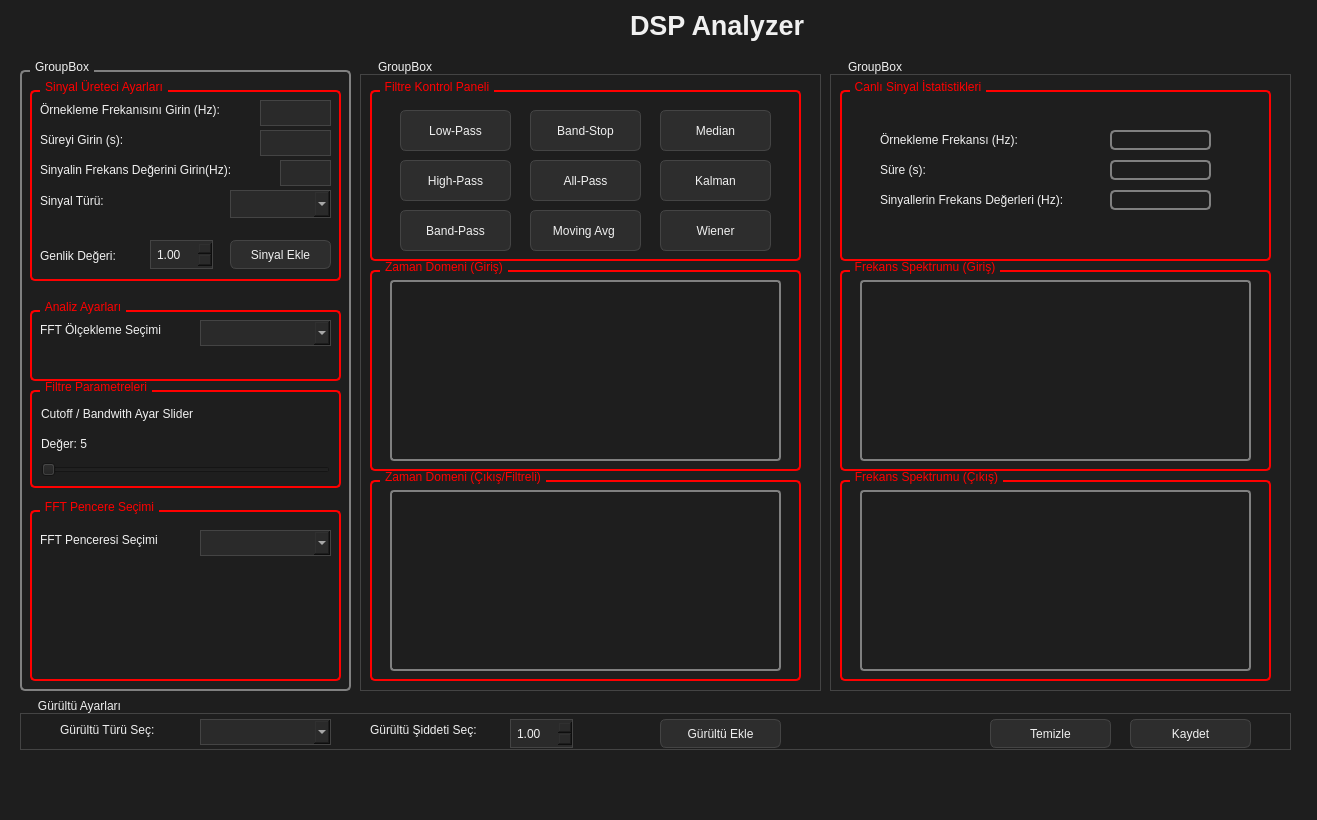
<?xml version="1.0" encoding="UTF-8"?>
<ui version="4.0">
 <class>MainWindow</class>
 <widget class="QMainWindow" name="MainWindow">
  <property name="geometry">
   <rect>
    <x>0</x>
    <y>0</y>
    <width>1317</width>
    <height>820</height>
   </rect>
  </property>
  <property name="windowTitle">
   <string>MainWindow</string>
  </property>
  <property name="styleSheet">
   <string notr="true">/* Global dark canvas for Designer + runtime */
QWidget {
    background-color: #1e1e1e;
    color: #f0f0f0;
}

/* Inputs */
QLineEdit, QTextEdit, QPlainTextEdit, QSpinBox, QDoubleSpinBox, QComboBox {
    background-color: #2a2a2a;
    color: #f0f0f0;
    border: 1px solid #444;
    padding: 4px;
    selection-background-color: #3a3a3a;
}

/* Buttons */
QPushButton {
    background-color: #2d2d2d;
    border: 1px solid #444;
    padding: 6px 12px;
    border-radius: 6px;
}
QPushButton:hover { background-color: #353535; }
QPushButton:pressed { background-color: #2a2a2a; }

/* GroupBox */
QGroupBox {
    border: 1px solid #444;
    margin-top: 14px;
}
QGroupBox::title {
    subcontrol-origin: margin;
    left: 10px;
    padding: 0 6px;
}

/* Labels */
QLabel { color: #f0f0f0; }
</string>
  </property>
  <widget class="QWidget" name="centralwidget">
   <widget class="QLabel" name="lblTitle">
    <property name="geometry">
     <rect>
      <x>630</x>
      <y>0</y>
      <width>211</width>
      <height>51</height>
     </rect>
    </property>
    <property name="font">
     <font>
      <pointsize>20</pointsize>
      <bold>true</bold>
     </font>
    </property>
    <property name="text">
     <string>DSP Analyzer</string>
    </property>
   </widget>
   <widget class="QWidget" name="verticalLayoutWidget">
    <property name="geometry">
     <rect>
      <x>20</x>
      <y>60</y>
      <width>331</width>
      <height>631</height>
     </rect>
    </property>
    <layout class="QVBoxLayout" name="verticalLayout">
     <item>
      <widget class="QGroupBox" name="groupBox">
       <property name="styleSheet">
        <string notr="true">QGroupBox {
    border: 2px solid gray;
    border-radius: 5px;
    margin-top: 10px;
}

QGroupBox::title {
    subcontrol-origin: margin;
    left: 10px;
    padding: 0 3px;
}
</string>
       </property>
       <property name="title">
        <string>GroupBox</string>
       </property>
       <widget class="QGroupBox" name="groupBox_2">
        <property name="geometry">
         <rect>
          <x>10</x>
          <y>20</y>
          <width>311</width>
          <height>201</height>
         </rect>
        </property>
        <property name="styleSheet">
         <string notr="true">QGroupBox {
    border: 2px solid gray;
    border-radius: 5px;
    margin-top: 10px;
	color:red;
	border-color:red;
}

QGroupBox::title {
    subcontrol-origin: margin;
    left: 10px;
    padding: 0 3px;
	color:red;

}
</string>
        </property>
        <property name="title">
         <string>Sinyal Üreteci Ayarları</string>
        </property>
        <widget class="QLabel" name="lblSampleRate">
         <property name="geometry">
          <rect>
           <x>10</x>
           <y>20</y>
           <width>221</width>
           <height>20</height>
          </rect>
         </property>
         <property name="text">
          <string>Örnekleme Frekanısını Girin (Hz):</string>
         </property>
        </widget>
        <widget class="QLineEdit" name="txtSampleRate">
         <property name="geometry">
          <rect>
           <x>230</x>
           <y>20</y>
           <width>71</width>
           <height>26</height>
          </rect>
         </property>
        </widget>
        <widget class="QLabel" name="lblDuration">
         <property name="geometry">
          <rect>
           <x>10</x>
           <y>50</y>
           <width>221</width>
           <height>20</height>
          </rect>
         </property>
         <property name="text">
          <string>Süreyi Girin (s):</string>
         </property>
        </widget>
        <widget class="QLineEdit" name="txtDuration">
         <property name="geometry">
          <rect>
           <x>230</x>
           <y>50</y>
           <width>71</width>
           <height>26</height>
          </rect>
         </property>
        </widget>
        <widget class="QLabel" name="lblSignalFreq">
         <property name="geometry">
          <rect>
           <x>10</x>
           <y>80</y>
           <width>231</width>
           <height>20</height>
          </rect>
         </property>
         <property name="text">
          <string>Sinyalin Frekans Değerini Girin(Hz):</string>
         </property>
        </widget>
        <widget class="QLineEdit" name="txtSignalFreq">
         <property name="geometry">
          <rect>
           <x>250</x>
           <y>80</y>
           <width>51</width>
           <height>26</height>
          </rect>
         </property>
        </widget>
        <widget class="QPushButton" name="btnAddSignal">
         <property name="geometry">
          <rect>
           <x>200</x>
           <y>160</y>
           <width>101</width>
           <height>29</height>
          </rect>
         </property>
         <property name="text">
          <string>Sinyal Ekle</string>
         </property>
        </widget>
        <widget class="QComboBox" name="cmbSignalType">
         <property name="geometry">
          <rect>
           <x>200</x>
           <y>110</y>
           <width>101</width>
           <height>28</height>
          </rect>
         </property>
        </widget>
        <widget class="QDoubleSpinBox" name="dsbSignalAmplitude">
         <property name="geometry">
          <rect>
           <x>120</x>
           <y>160</y>
           <width>63</width>
           <height>29</height>
          </rect>
         </property>
         <property name="value">
          <double>1.000000000000000</double>
         </property>
        </widget>
        <widget class="QLabel" name="lblSignalType">
         <property name="geometry">
          <rect>
           <x>10</x>
           <y>110</y>
           <width>81</width>
           <height>21</height>
          </rect>
         </property>
         <property name="text">
          <string>Sinyal Türü:</string>
         </property>
        </widget>
        <widget class="QLabel" name="lblSignalType_2">
         <property name="geometry">
          <rect>
           <x>10</x>
           <y>160</y>
           <width>101</width>
           <height>31</height>
          </rect>
         </property>
         <property name="text">
          <string>Genlik Değeri:</string>
         </property>
        </widget>
       </widget>
       <widget class="QGroupBox" name="groupBox_3">
        <property name="geometry">
         <rect>
          <x>10</x>
          <y>240</y>
          <width>311</width>
          <height>81</height>
         </rect>
        </property>
        <property name="styleSheet">
         <string notr="true">QGroupBox {
    border: 2px solid gray;
    border-radius: 5px;
    margin-top: 10px;
	color:red;
	border-color:red;
}

QGroupBox::title {
    subcontrol-origin: margin;
    left: 10px;
    padding: 0 3px;
	color:red;

}
</string>
        </property>
        <property name="title">
         <string>Analiz Ayarları</string>
        </property>
        <widget class="QLabel" name="lblFFTScale">
         <property name="geometry">
          <rect>
           <x>10</x>
           <y>20</y>
           <width>181</width>
           <height>20</height>
          </rect>
         </property>
         <property name="text">
          <string>FFT Ölçekleme Seçimi</string>
         </property>
        </widget>
        <widget class="QComboBox" name="cmbFFTScale">
         <property name="geometry">
          <rect>
           <x>170</x>
           <y>20</y>
           <width>131</width>
           <height>26</height>
          </rect>
         </property>
        </widget>
       </widget>
       <widget class="QGroupBox" name="groupBox_4">
        <property name="geometry">
         <rect>
          <x>10</x>
          <y>320</y>
          <width>311</width>
          <height>108</height>
         </rect>
        </property>
        <property name="styleSheet">
         <string notr="true">QGroupBox {
    border: 2px solid gray;
    border-radius: 5px;
    margin-top: 10px;
	color:red;
	border-color:red;
}

QGroupBox::title {
    subcontrol-origin: margin;
    left: 10px;
    padding: 0 3px;
	color:red;

}
</string>
        </property>
        <property name="title">
         <string>Filtre Parametreleri</string>
        </property>
        <layout class="QVBoxLayout" name="verticalLayout_4">
         <item>
          <widget class="QLabel" name="lblCutoffBwSlider">
           <property name="text">
            <string>Cutoff / Bandwith Ayar Slider</string>
           </property>
          </widget>
         </item>
         <item>
          <widget class="QLabel" name="lblSliderValue">
           <property name="text">
            <string>Değer: 5</string>
           </property>
          </widget>
         </item>
         <item>
          <widget class="QSlider" name="sliderFilterParam">
           <property name="orientation">
            <enum>Qt::Orientation::Horizontal</enum>
           </property>
          </widget>
         </item>
        </layout>
       </widget>
       <widget class="QGroupBox" name="groupBox_5">
        <property name="geometry">
         <rect>
          <x>10</x>
          <y>440</y>
          <width>311</width>
          <height>181</height>
         </rect>
        </property>
        <property name="styleSheet">
         <string notr="true">QGroupBox {
    border: 2px solid gray;
    border-radius: 5px;
    margin-top: 10px;
	color:red;
	border-color:red;
}

QGroupBox::title {
    subcontrol-origin: margin;
    left: 10px;
    padding: 0 3px;
	color:red;

}
</string>
        </property>
        <property name="title">
         <string>FFT Pencere Seçimi</string>
        </property>
        <widget class="QLabel" name="lblWindowType">
         <property name="geometry">
          <rect>
           <x>10</x>
           <y>30</y>
           <width>171</width>
           <height>20</height>
          </rect>
         </property>
         <property name="text">
          <string>FFT Penceresi Seçimi</string>
         </property>
        </widget>
        <widget class="QComboBox" name="cmbWindowType">
         <property name="geometry">
          <rect>
           <x>170</x>
           <y>30</y>
           <width>131</width>
           <height>26</height>
          </rect>
         </property>
        </widget>
       </widget>
      </widget>
     </item>
    </layout>
   </widget>
   <widget class="QWidget" name="verticalLayoutWidget_2">
    <property name="geometry">
     <rect>
      <x>360</x>
      <y>60</y>
      <width>461</width>
      <height>631</height>
     </rect>
    </property>
    <layout class="QVBoxLayout" name="verticalLayout_2">
     <item>
      <widget class="QGroupBox" name="groupBox_6">
       <property name="title">
        <string>GroupBox</string>
       </property>
       <widget class="QGroupBox" name="groupBox_7">
        <property name="geometry">
         <rect>
          <x>10</x>
          <y>20</y>
          <width>431</width>
          <height>181</height>
         </rect>
        </property>
        <property name="styleSheet">
         <string notr="true">QGroupBox {
    border: 2px solid gray;
    border-radius: 5px;
    margin-top: 10px;
	color:red;
	border-color:red;
}

QGroupBox::title {
    subcontrol-origin: margin;
    left: 10px;
    padding: 0 3px;
	color:red;

}
</string>
        </property>
        <property name="title">
         <string>Filtre Kontrol Paneli</string>
        </property>
        <widget class="QPushButton" name="btnLowPass">
         <property name="geometry">
          <rect>
           <x>30</x>
           <y>30</y>
           <width>111</width>
           <height>41</height>
          </rect>
         </property>
         <property name="text">
          <string>Low-Pass</string>
         </property>
        </widget>
        <widget class="QPushButton" name="btnHighPass">
         <property name="geometry">
          <rect>
           <x>30</x>
           <y>80</y>
           <width>111</width>
           <height>41</height>
          </rect>
         </property>
         <property name="text">
          <string>High-Pass</string>
         </property>
        </widget>
        <widget class="QPushButton" name="btnBandPass">
         <property name="geometry">
          <rect>
           <x>30</x>
           <y>130</y>
           <width>111</width>
           <height>41</height>
          </rect>
         </property>
         <property name="text">
          <string>Band-Pass</string>
         </property>
        </widget>
        <widget class="QPushButton" name="btnMovingAvg">
         <property name="geometry">
          <rect>
           <x>160</x>
           <y>130</y>
           <width>111</width>
           <height>41</height>
          </rect>
         </property>
         <property name="text">
          <string>Moving Avg </string>
         </property>
        </widget>
        <widget class="QPushButton" name="btnBandStop">
         <property name="geometry">
          <rect>
           <x>160</x>
           <y>30</y>
           <width>111</width>
           <height>41</height>
          </rect>
         </property>
         <property name="text">
          <string>Band-Stop</string>
         </property>
        </widget>
        <widget class="QPushButton" name="btnAllPass">
         <property name="geometry">
          <rect>
           <x>160</x>
           <y>80</y>
           <width>111</width>
           <height>41</height>
          </rect>
         </property>
         <property name="text">
          <string>All-Pass</string>
         </property>
        </widget>
        <widget class="QPushButton" name="btnWiener">
         <property name="geometry">
          <rect>
           <x>290</x>
           <y>130</y>
           <width>111</width>
           <height>41</height>
          </rect>
         </property>
         <property name="text">
          <string>Wiener</string>
         </property>
        </widget>
        <widget class="QPushButton" name="btnKalman">
         <property name="geometry">
          <rect>
           <x>290</x>
           <y>80</y>
           <width>111</width>
           <height>41</height>
          </rect>
         </property>
         <property name="text">
          <string>Kalman</string>
         </property>
        </widget>
        <widget class="QPushButton" name="btnMedian">
         <property name="geometry">
          <rect>
           <x>290</x>
           <y>30</y>
           <width>111</width>
           <height>41</height>
          </rect>
         </property>
         <property name="text">
          <string>Median</string>
         </property>
        </widget>
       </widget>
       <widget class="QGroupBox" name="groupBox_8">
        <property name="geometry">
         <rect>
          <x>10</x>
          <y>200</y>
          <width>431</width>
          <height>211</height>
         </rect>
        </property>
        <property name="styleSheet">
         <string notr="true">QGroupBox {
    border: 2px solid gray;
    border-radius: 5px;
    margin-top: 10px;
	color:red;
	border-color:red;
}

QGroupBox::title {
    subcontrol-origin: margin;
    left: 10px;
    padding: 0 3px;
	color:red;

}
</string>
        </property>
        <property name="title">
         <string>Zaman Domeni (Giriş)</string>
        </property>
        <widget class="QCustomPlot" name="customPlotTimeOriginal" native="true">
         <property name="geometry">
          <rect>
           <x>20</x>
           <y>20</y>
           <width>391</width>
           <height>181</height>
          </rect>
         </property>
         <property name="styleSheet">
          <string notr="true">border: 2px solid gray;
border-radius: 4px;
</string>
         </property>
        </widget>
       </widget>
       <widget class="QGroupBox" name="groupBox_9">
        <property name="geometry">
         <rect>
          <x>10</x>
          <y>410</y>
          <width>431</width>
          <height>211</height>
         </rect>
        </property>
        <property name="styleSheet">
         <string notr="true">QGroupBox {
    border: 2px solid gray;
    border-radius: 5px;
    margin-top: 10px;
	color:red;
	border-color:red;
}

QGroupBox::title {
    subcontrol-origin: margin;
    left: 10px;
    padding: 0 3px;
	color:red;

}
</string>
        </property>
        <property name="title">
         <string>Zaman Domeni (Çıkış/Filtreli)</string>
        </property>
        <widget class="QCustomPlot" name="customPlotTimeFiltered" native="true">
         <property name="geometry">
          <rect>
           <x>20</x>
           <y>20</y>
           <width>391</width>
           <height>181</height>
          </rect>
         </property>
         <property name="styleSheet">
          <string notr="true">border: 2px solid gray;
border-radius: 4px;
</string>
         </property>
        </widget>
       </widget>
      </widget>
     </item>
    </layout>
   </widget>
   <widget class="QWidget" name="horizontalLayoutWidget">
    <property name="geometry">
     <rect>
      <x>20</x>
      <y>699</y>
      <width>1271</width>
      <height>51</height>
     </rect>
    </property>
    <layout class="QHBoxLayout" name="horizontalLayout_2">
     <item>
      <widget class="QGroupBox" name="groupBox_14">
       <property name="title">
        <string>Gürültü Ayarları</string>
       </property>
       <widget class="QPushButton" name="btnAddNoise">
        <property name="geometry">
         <rect>
          <x>640</x>
          <y>20</y>
          <width>121</width>
          <height>29</height>
         </rect>
        </property>
        <property name="text">
         <string>Gürültü Ekle</string>
        </property>
       </widget>
       <widget class="QPushButton" name="btnSave">
        <property name="geometry">
         <rect>
          <x>1110</x>
          <y>20</y>
          <width>121</width>
          <height>29</height>
         </rect>
        </property>
        <property name="text">
         <string>Kaydet</string>
        </property>
       </widget>
       <widget class="QComboBox" name="cmbNoiseType">
        <property name="geometry">
         <rect>
          <x>180</x>
          <y>20</y>
          <width>131</width>
          <height>26</height>
         </rect>
        </property>
       </widget>
       <widget class="QLabel" name="lblNoiseType">
        <property name="geometry">
         <rect>
          <x>40</x>
          <y>20</y>
          <width>131</width>
          <height>21</height>
         </rect>
        </property>
        <property name="text">
         <string>Gürültü Türü Seç:</string>
        </property>
       </widget>
       <widget class="QLabel" name="lblNoiseAmplitude">
        <property name="geometry">
         <rect>
          <x>350</x>
          <y>20</y>
          <width>131</width>
          <height>21</height>
         </rect>
        </property>
        <property name="text">
         <string>Gürültü Şiddeti Seç:</string>
        </property>
       </widget>
       <widget class="QDoubleSpinBox" name="dsbNoiseAmplitude">
        <property name="geometry">
         <rect>
          <x>490</x>
          <y>20</y>
          <width>63</width>
          <height>29</height>
         </rect>
        </property>
        <property name="value">
         <double>1.000000000000000</double>
        </property>
       </widget>
       <widget class="QPushButton" name="btnClear">
        <property name="geometry">
         <rect>
          <x>970</x>
          <y>20</y>
          <width>121</width>
          <height>29</height>
         </rect>
        </property>
        <property name="text">
         <string>Temizle</string>
        </property>
       </widget>
      </widget>
     </item>
    </layout>
   </widget>
   <widget class="QWidget" name="verticalLayoutWidget_3">
    <property name="geometry">
     <rect>
      <x>830</x>
      <y>60</y>
      <width>461</width>
      <height>631</height>
     </rect>
    </property>
    <layout class="QVBoxLayout" name="verticalLayout_3">
     <item>
      <widget class="QGroupBox" name="groupBox_10">
       <property name="title">
        <string>GroupBox</string>
       </property>
       <widget class="QGroupBox" name="groupBox_11">
        <property name="geometry">
         <rect>
          <x>10</x>
          <y>20</y>
          <width>431</width>
          <height>181</height>
         </rect>
        </property>
        <property name="styleSheet">
         <string notr="true">QGroupBox {
    border: 2px solid gray;
    border-radius: 5px;
    margin-top: 10px;
	color:red;
	border-color:red;
}

QGroupBox::title {
    subcontrol-origin: margin;
    left: 10px;
    padding: 0 3px;
	color:red;

}
</string>
        </property>
        <property name="title">
         <string>Canlı Sinyal İstatistikleri</string>
        </property>
        <widget class="QLabel" name="lblSampleRateValue">
         <property name="geometry">
          <rect>
           <x>40</x>
           <y>50</y>
           <width>191</width>
           <height>20</height>
          </rect>
         </property>
         <property name="text">
          <string>Örnekleme Frekansı (Hz):</string>
         </property>
        </widget>
        <widget class="QLabel" name="lblDurationValue">
         <property name="geometry">
          <rect>
           <x>40</x>
           <y>80</y>
           <width>221</width>
           <height>20</height>
          </rect>
         </property>
         <property name="text">
          <string>Süre (s):</string>
         </property>
        </widget>
        <widget class="QLabel" name="lblSignalFreqValue">
         <property name="geometry">
          <rect>
           <x>40</x>
           <y>110</y>
           <width>231</width>
           <height>20</height>
          </rect>
         </property>
         <property name="text">
          <string>Sinyallerin Frekans Değerleri (Hz):</string>
         </property>
        </widget>
        <widget class="QLabel" name="txtSampleValue">
         <property name="geometry">
          <rect>
           <x>270</x>
           <y>50</y>
           <width>101</width>
           <height>20</height>
          </rect>
         </property>
         <property name="styleSheet">
          <string notr="true">QLabel {
    border: 2px solid gray;
    border-radius: 5px;
}</string>
         </property>
         <property name="text">
          <string/>
         </property>
        </widget>
        <widget class="QLabel" name="txtDurationValue">
         <property name="geometry">
          <rect>
           <x>270</x>
           <y>80</y>
           <width>101</width>
           <height>20</height>
          </rect>
         </property>
         <property name="styleSheet">
          <string notr="true">QLabel {
    border: 2px solid gray;
    border-radius: 5px;
}</string>
         </property>
         <property name="text">
          <string/>
         </property>
        </widget>
        <widget class="QLabel" name="txtSignalFreqValue">
         <property name="geometry">
          <rect>
           <x>270</x>
           <y>110</y>
           <width>101</width>
           <height>20</height>
          </rect>
         </property>
         <property name="styleSheet">
          <string notr="true">QLabel {
    border: 2px solid gray;
    border-radius: 5px;
}</string>
         </property>
         <property name="text">
          <string/>
         </property>
        </widget>
       </widget>
       <widget class="QGroupBox" name="groupBox_12">
        <property name="geometry">
         <rect>
          <x>10</x>
          <y>200</y>
          <width>431</width>
          <height>211</height>
         </rect>
        </property>
        <property name="styleSheet">
         <string notr="true">QGroupBox {
    border: 2px solid gray;
    border-radius: 5px;
    margin-top: 10px;
	color:red;
	border-color:red;
}

QGroupBox::title {
    subcontrol-origin: margin;
    left: 10px;
    padding: 0 3px;
	color:red;

}
</string>
        </property>
        <property name="title">
         <string>Frekans Spektrumu (Giriş)</string>
        </property>
        <widget class="QCustomPlot" name="customPlotFreqOriginal" native="true">
         <property name="geometry">
          <rect>
           <x>20</x>
           <y>20</y>
           <width>391</width>
           <height>181</height>
          </rect>
         </property>
         <property name="styleSheet">
          <string notr="true">border: 2px solid gray;
border-radius: 4px;
</string>
         </property>
        </widget>
       </widget>
       <widget class="QGroupBox" name="groupBox_13">
        <property name="geometry">
         <rect>
          <x>10</x>
          <y>410</y>
          <width>431</width>
          <height>211</height>
         </rect>
        </property>
        <property name="styleSheet">
         <string notr="true">QGroupBox {
    border: 2px solid gray;
    border-radius: 5px;
    margin-top: 10px;
	color:red;
	border-color:red;
}

QGroupBox::title {
    subcontrol-origin: margin;
    left: 10px;
    padding: 0 3px;
	color:red;

}
</string>
        </property>
        <property name="title">
         <string>Frekans Spektrumu (Çıkış)</string>
        </property>
        <widget class="QCustomPlot" name="customPlotFreqFiltered" native="true">
         <property name="geometry">
          <rect>
           <x>20</x>
           <y>20</y>
           <width>391</width>
           <height>181</height>
          </rect>
         </property>
         <property name="styleSheet">
          <string notr="true">border: 2px solid gray;
border-radius: 4px;
</string>
         </property>
        </widget>
       </widget>
      </widget>
     </item>
    </layout>
   </widget>
  </widget>
  <widget class="QMenuBar" name="menubar">
   <property name="geometry">
    <rect>
     <x>0</x>
     <y>0</y>
     <width>1317</width>
     <height>25</height>
    </rect>
   </property>
  </widget>
  <widget class="QStatusBar" name="statusbar"/>
 </widget>
 <customwidgets>
  <customwidget>
   <class>QCustomPlot</class>
   <extends>QWidget</extends>
   <header>qcustomplot.h</header>
   <container>1</container>
  </customwidget>
 </customwidgets>
 <resources/>
 <connections/>
</ui>
